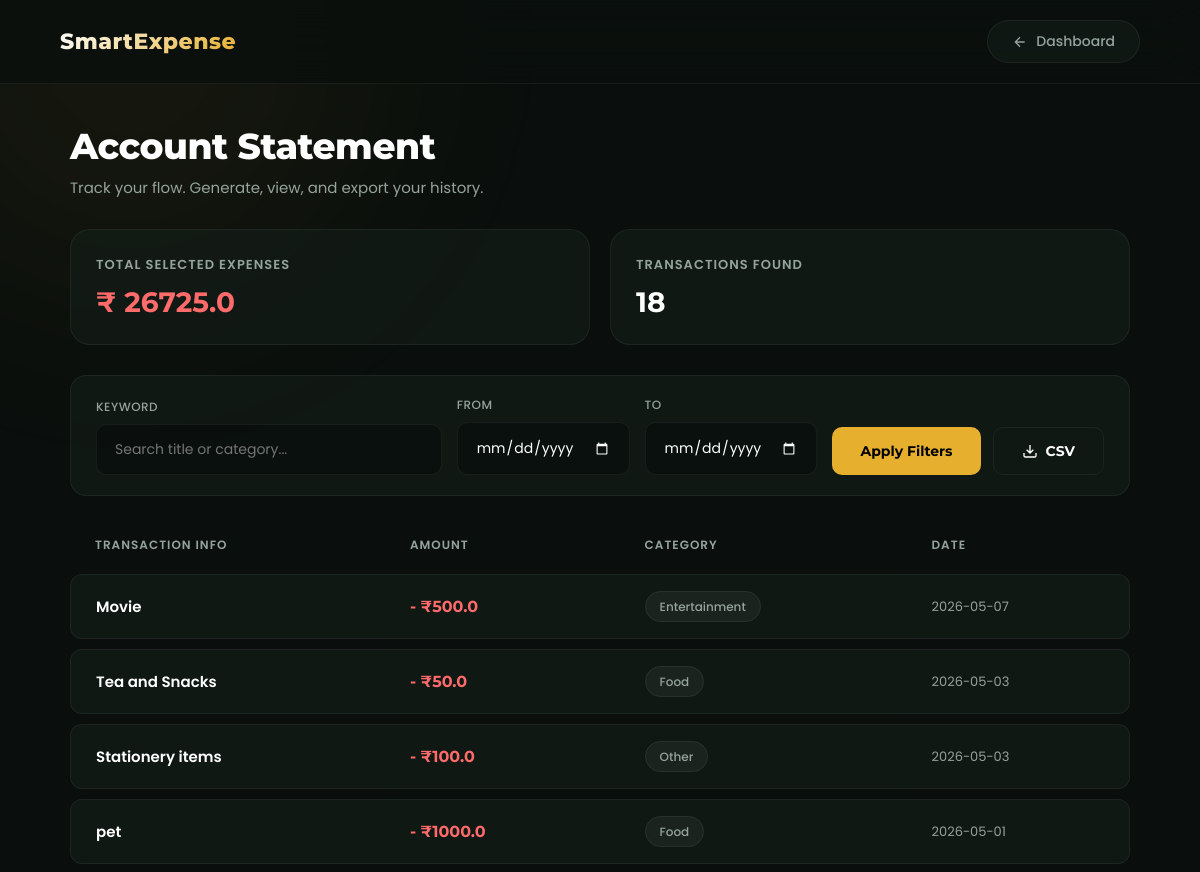
Before: /statement (signed in, upper part) with the older database file.
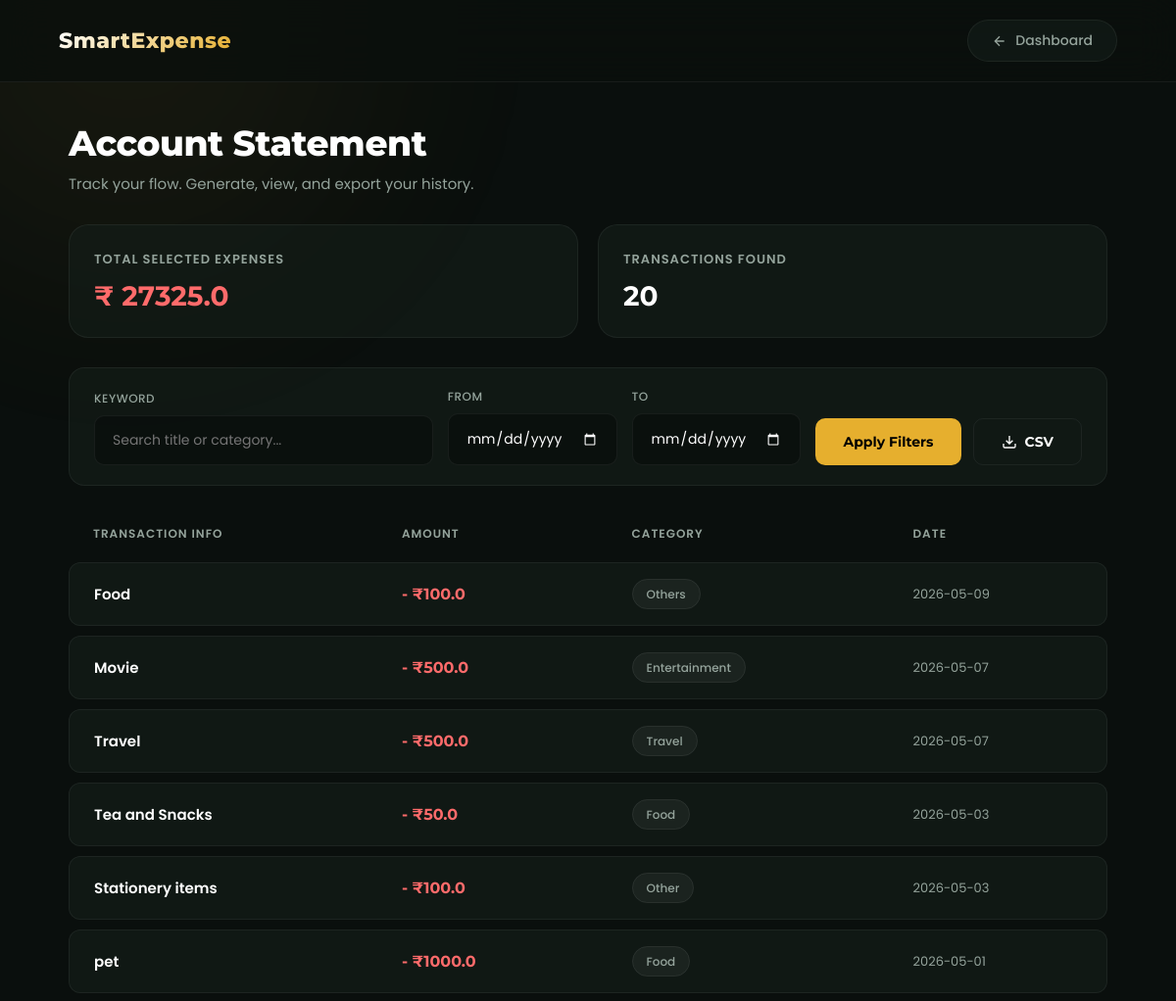
After: the same page with the newer database file.
### tables this page shows
CREATE TABLE expenses (
                id INTEGER PRIMARY KEY AUTOINCREMENT,
                user_email TEXT,
                title TEXT,
                amount REAL,
                category TEXT,
                date TEXT
            );

### app.py (the view)
@app.route("/statement")
def statement():
    if "user" not in session:
        return redirect("/login")
    search_query = request.args.get('search')
    start_date = request.args.get('start_date')
    end_date = request.args.get('end_date')
    conn = sqlite3.connect(DB_FILE)
    cursor = conn.cursor()
    query = "SELECT title, amount, category, date FROM expenses WHERE user_email = ?"
    params = [session["email"]]
    if search_query:
        query += " AND (title LIKE ? OR category LIKE ?)"
        search_term = f"%{search_query}%"
        params.extend([search_term, search_term])
    if start_date:
        query += " AND date >= ?"
        params.append(start_date)
    if end_date:
        query += " AND date <= ?"
        params.append(end_date)
    query += " ORDER BY date DESC"
    cursor.execute(query, tuple(params))
    expenses = cursor.fetchall()
    total_expense = sum([exp[1] for exp in expenses]) if expenses else 0
    conn.close()
    return render_template(
        "statement.html",
        expenses=expenses,
        total_expense=total_expense
    )

### templates/statement.html (shortened to what this page needs)
<!DOCTYPE html>
<html lang="en">
<head>
</head>
<body>
    <header>
        <div class="logo">SmartExpense</div>
        <a href="/dashboard">
            <svg width="16" height="16" viewBox="0 0 24 24" fill="none" stroke="currentColor" stroke-width="2"><path d="M19 12H5M12 19l-7-7 7-7"/></svg>
            Dashboard
        </a>
    </header>
    <div class="container">
        <div class="header-section">
            <div class="title-wrapper">
                <h1>Account Statement</h1>
                <p>Track your flow. Generate, view, and export your history.</p>
            </div>
        </div>
        <div class="stats-grid">
            <div class="stat-card">
                <span class="stat-label">Total Selected Expenses</span>
                <span class="stat-value expense">₹ {{ total_expense }}</span>
            </div>
            <div class="stat-card">
                <span class="stat-label">Transactions Found</span>
                <span class="stat-value">{{ expenses|length if expenses else 0 }}</span>
            </div>
        </div>
        <div class="controls-card">
            <form action="/statement" method="GET" class="filter-form">
                <div class="input-group" style="flex: 2;">
                    <label for="search">Keyword</label>
                    <input type="text" id="search" name="search" placeholder="Search title or category..." value="{{ request.args.get('search', '') }}">
                </div>
                <div class="input-group">
                    <label for="start_date">From</label>
                    <input type="date" id="start_date" name="start_date" value="{{ request.args.get('start_date', '') }}">
                </div>
                <div class="input-group">
                    <label for="end_date">To</label>
                    <input type="date" id="end_date" name="end_date" value="{{ request.args.get('end_date', '') }}">
                </div>
                <div class="btn-group">
                    <button type="submit" class="btn">Apply Filters</button>
                    <button type="submit" formaction="/export-csv" formmethod="GET" class="btn btn-outline">
                        <svg width="16" height="16" viewBox="0 0 24 24" fill="none" stroke="currentColor" stroke-width="2"><path d="M21 15v4a2 2 0 0 1-2 2H5a2 2 0 0 1-2-2v-4M7 10l5 5 5-5M12 15V3"/></svg>
                        CSV
                    </button>
                </div>
            </form>
        </div>
        <div class="statement-area">
            <table>
                <thead>
                    <tr>
                        <th>Transaction Info</th>
                        <th>Amount</th>
                        <th>Category</th>
                        <th>Date</th>
                    </tr>
                </thead>
                <tbody>
                    {% for exp in expenses %}
                    <tr>
                        <td data-label="Info" class="tx-title">{{ exp[0] }}</td>
                        <td data-label="Amount" class="tx-amount">- ₹{{ exp[1] }}</td>
                        <td data-label="Category"><span class="category-badge">{{ exp[2] }}</span></td>
                        <td data-label="Date" class="tx-date">{{ exp[3] }}</td>
                    </tr>
                    {% endfor %}
                </tbody>
            </table>
        </div>
    </div>
</body>
</html>

Changed rows visible on the page:
added expenses: title "Food", amount "100.0", category "Others", date "2026-05-09"
added expenses: title "Travel", amount "500.0", category "Travel", date "2026-05-07"
Other visible differences:
{{ total_expense }}: "26725.0" → "27325.0"
{{ expenses|length if expenses else 0 }}: "18" → "20"
